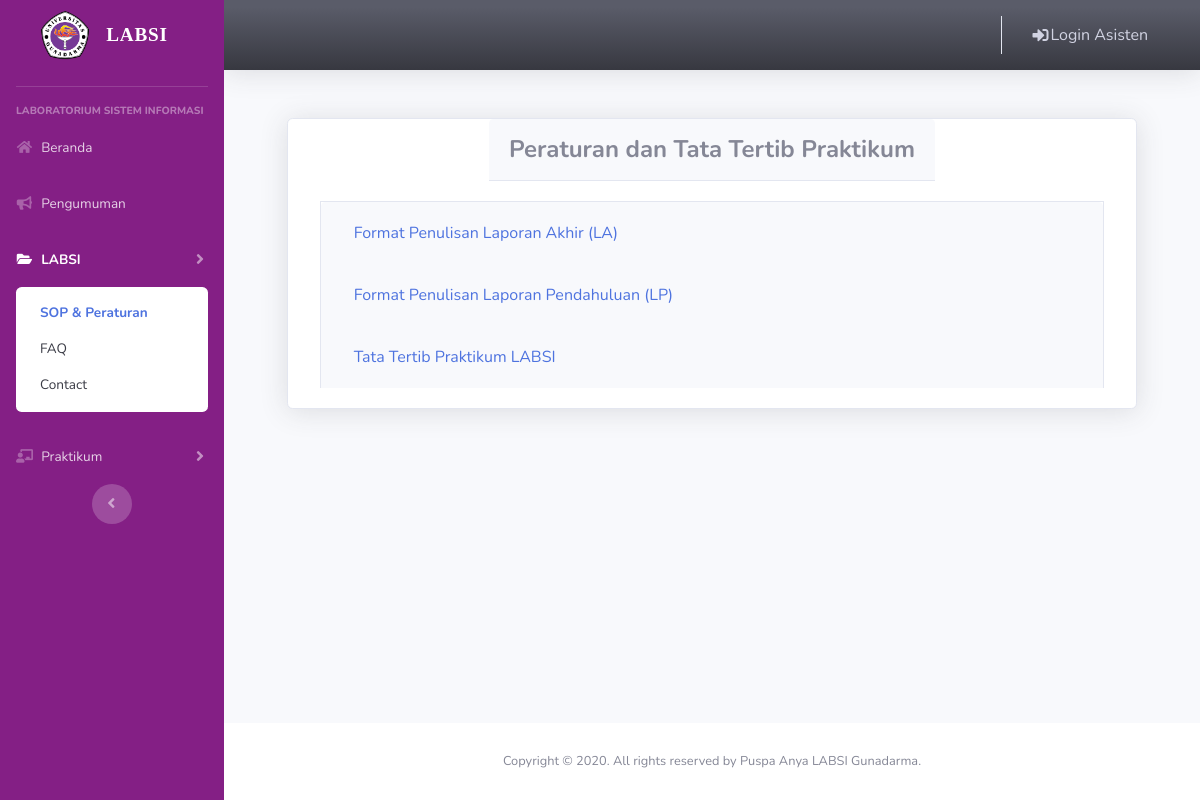
/index.php/welcome/sop, run on the app's committed database.
### tables this page shows
CREATE TABLE `tb_sop2` (
  `id` int(11) NOT NULL,
  `nama_file` varchar(255) NOT NULL,
  `keterangan` varchar(255) NOT NULL,
  `tipe` varchar(100) NOT NULL,
  `ukuran` float NOT NULL
);

### application/controllers/Welcome.php (called while the page is built, shortened)
<?php
class Welcome extends CI_Controller
{
	public function __construct()
	{
		$this->load->library('form_validation');
		$this->load->model('Kalender_akademik_model');
		$this->load->model('Pengumuman_model');
		$this->load->model('Kontak_model');
	}
	public function sop()
	{
		$data['title'] = 'Peraturan dan Tata Tertib Praktikum';
		$data['berkas'] = $this->db->order_by('keterangan', 'ASC')->get('tb_sop2');
		$this->load->view('templates/header', $data);
		$this->load->view('templates/user_umum_sidebar', $data);
		$this->load->view('templates/user_umum_topbar', $data);
		$this->load->view('user_umum/labsi/sop', $data);
		$this->load->view('templates/footer');
	}
}

### index.php (called while the page is built, shortened)
<?php
require_once BASEPATH.'core/CodeIgniter.php';

### application/views/user_umum/labsi/sop.php (the view, shortened to what this page needs)
<div class="container-fluid">
    <div class="card shadow mb-4 col-lg-11 mx-auto">
        <div class="card-header py-3 mx-auto">
            <h4 class="m-0 font-weight-bold"><?= $title; ?></h4>
        </div>
        <div class="card-body">
            <div class="accordion" id="accordionExample">
                <div class="card">
                    <?php $index = 1;
                    foreach ($berkas->result() as $r) : ?>
                        <div class="card-header" id="<?= 'heading' . $index ?>">
                            <h2 class="mb-0">
                                <button class="btn btn-link btn-block text-left" type="button" data-toggle="collapse" data-target="<?= '#collapse' . $index ?>" aria-expanded="true" aria-controls="collapseOne">
                                    <?= $r->keterangan; ?>
                                </button>
                            </h2>
                        </div>
                    <?php $index++;
                    endforeach; ?>
                </div>
            </div>
        </div>
    </div>
</div>
</div>

### assets/css/my-css.css (style rules this page uses)
body { background-color: #841F85; }

### data on the page
tb_sop2: keterangan "Format Penulisan Laporan Akhir (LA)"
tb_sop2: keterangan "Format Penulisan Laporan Pendahuluan (LP)"
tb_sop2: keterangan "Tata Tertib Praktikum LABSI"

### other printed values
$title "Peraturan dan Tata Tertib Praktikum"
